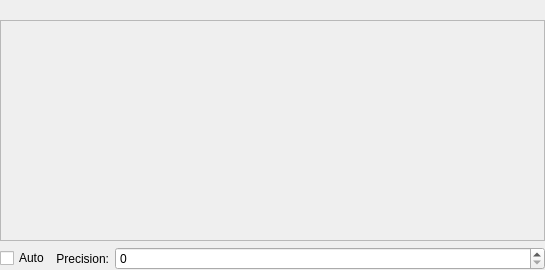
<?xml version="1.0" encoding="UTF-8"?>
<ui version="4.0">
 <author>
    SPDX-FileCopyrightText: none
    SPDX-License-Identifier: GPL-3.0-or-later
  </author>
 <class>WdgBrushChooser</class>
 <widget class="QWidget" name="WdgBrushChooser">
  <property name="geometry">
   <rect>
    <x>0</x>
    <y>0</y>
    <width>545</width>
    <height>270</height>
   </rect>
  </property>
  <layout class="QVBoxLayout" name="verticalLayout" stretch="0,1,0">
   <property name="leftMargin">
    <number>0</number>
   </property>
   <property name="topMargin">
    <number>0</number>
   </property>
   <property name="rightMargin">
    <number>0</number>
   </property>
   <property name="bottomMargin">
    <number>0</number>
   </property>
   <item>
    <layout class="QHBoxLayout" name="horizontalLayout">
     <item>
      <layout class="QHBoxLayout" name="brushChooserButtonLayout">
       <property name="spacing">
        <number>0</number>
       </property>
      </layout>
     </item>
     <item>
      <spacer name="horizontalSpacer">
       <property name="orientation">
        <enum>Qt::Horizontal</enum>
       </property>
       <property name="sizeHint" stdset="0">
        <size>
         <width>40</width>
         <height>20</height>
        </size>
       </property>
      </spacer>
     </item>
    </layout>
   </item>
   <item>
    <widget class="QFrame" name="settingsFrame">
     <property name="frameShape">
      <enum>QFrame::StyledPanel</enum>
     </property>
     <property name="frameShadow">
      <enum>QFrame::Plain</enum>
     </property>
     <property name="lineWidth">
      <number>0</number>
     </property>
    </widget>
   </item>
   <item>
    <layout class="QHBoxLayout" name="horizontalLayout_3">
     <item>
      <widget class="QCheckBox" name="autoPrecisionCheckBox">
       <property name="text">
        <string>Auto</string>
       </property>
      </widget>
     </item>
     <item>
      <widget class="QLabel" name="lblPrecision">
       <property name="sizePolicy">
        <sizepolicy hsizetype="Preferred" vsizetype="Preferred">
         <horstretch>0</horstretch>
         <verstretch>0</verstretch>
        </sizepolicy>
       </property>
       <property name="text">
        <string>Precision:</string>
       </property>
       <property name="alignment">
        <set>Qt::AlignRight|Qt::AlignTrailing|Qt::AlignVCenter</set>
       </property>
      </widget>
     </item>
     <item>
      <widget class="KisSliderSpinBox" name="sliderPrecision">
       <property name="sizePolicy">
        <sizepolicy hsizetype="Expanding" vsizetype="Preferred">
         <horstretch>0</horstretch>
         <verstretch>0</verstretch>
        </sizepolicy>
       </property>
      </widget>
     </item>
    </layout>
   </item>
  </layout>
 </widget>
 <customwidgets>
  <customwidget>
   <class>KisSliderSpinBox</class>
   <extends>QSpinBox</extends>
   <header>kis_slider_spin_box.h</header>
   <container>1</container>
  </customwidget>
 </customwidgets>
 <resources/>
 <connections/>
</ui>
